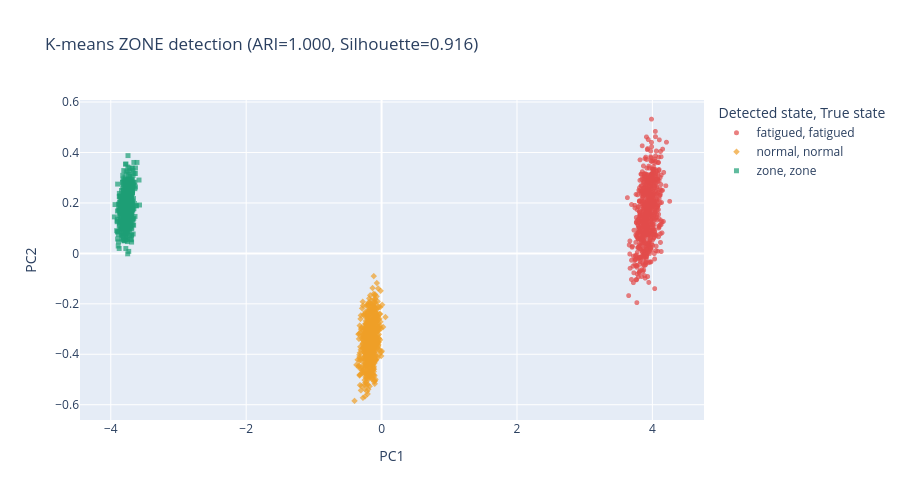

The notebook cell saved with this chart:
### Code cell
km3 = KMeans(n_clusters=3, random_state=42, n_init=10)
km3.fit(X_sc)
cluster_labels = km3.labels_

ari = adjusted_rand_score(y, cluster_labels)
sil = silhouette_score(X_sc, cluster_labels)
print(f"Adjusted Rand Index (vs true labels): {ari:.3f}")
print(f"Silhouette Score:                     {sil:.3f}")

cluster_df = df.copy()
cluster_df["cluster"] = cluster_labels

# Map clusters to state names by majority vote
cluster_map = {}
for c in range(3):
    majority = cluster_df[cluster_df["cluster"]==c]["state_label"].mode()[0]
    cluster_map[c] = majority
cluster_df["cluster_name"] = cluster_df["cluster"].map(cluster_map)
print("\nCluster → State mapping:")
print(cluster_df.groupby(["cluster","cluster_name","state_label"]).size().unstack(fill_value=0))

pca3 = PCA(n_components=2, random_state=42)
X_2d3 = pca3.fit_transform(X_sc)

fig = px.scatter(
    x=X_2d3[:,0], y=X_2d3[:,1],
    color=cluster_df["cluster_name"],
    symbol=cluster_df["state_label"],
    color_discrete_map={"zone":"#1D9E75","normal":"#EF9F27","fatigued":"#E24B4A"},
    title=f"K-means ZONE detection (ARI={ari:.3f}, Silhouette={sil:.3f})",
    labels={"x":"PC1","y":"PC2","color":"Detected state","symbol":"True state"},
    opacity=0.7
)
fig.update_traces(marker_size=5)
fig.update_layout(height=500)
fig.show()

### Figure 1 — Plotly figure (JSON) as saved in the notebook; plotly's stock layout.template omitted (floating-point values rounded to 4 significant figures; data arrays with more than 128 entries replaced by an {"elided": "..."} marker saying what was removed)
{"data": [{"hovertemplate": "Detected state=fatigued<br>True state=fatigued<br>PC1=%{x}<br>PC2=%{y}<extra></extra>", "legendgroup": "fatigued, fatigued", "marker": {"color": "#E24B4A", "opacity": 0.7, "size": 5, "symbol": "circle"}, "mode": "markers", "name": "fatigued, fatigued", "showlegend": true, "type": "scattergl", "x": {"elided": "700 float values"}, "xaxis": "x", "y": {"elided": "700 float values"}, "yaxis": "y"}, {"hovertemplate": "Detected state=normal<br>True state=normal<br>PC1=%{x}<br>PC2=%{y}<extra></extra>", "legendgroup": "normal, normal", "marker": {"color": "#EF9F27", "opacity": 0.7, "size": 5, "symbol": "diamond"}, "mode": "markers", "name": "normal, normal", "showlegend": true, "type": "scattergl", "x": {"elided": "700 float values"}, "xaxis": "x", "y": {"elided": "700 float values"}, "yaxis": "y"}, {"hovertemplate": "Detected state=zone<br>True state=zone<br>PC1=%{x}<br>PC2=%{y}<extra></extra>", "legendgroup": "zone, zone", "marker": {"color": "#1D9E75", "opacity": 0.7, "size": 5, "symbol": "square"}, "mode": "markers", "name": "zone, zone", "showlegend": true, "type": "scattergl", "x": {"elided": "700 float values"}, "xaxis": "x", "y": {"elided": "700 float values"}, "yaxis": "y"}], "layout": {"height": 500, "legend": {"title": {"text": "Detected state, True state"}, "tracegroupgap": 0}, "title": {"text": "K-means ZONE detection (ARI=1.000, Silhouette=0.916)"}, "xaxis": {"anchor": "y", "domain": [0, 1], "title": {"text": "PC1"}}, "yaxis": {"anchor": "x", "domain": [0, 1], "title": {"text": "PC2"}}}}
